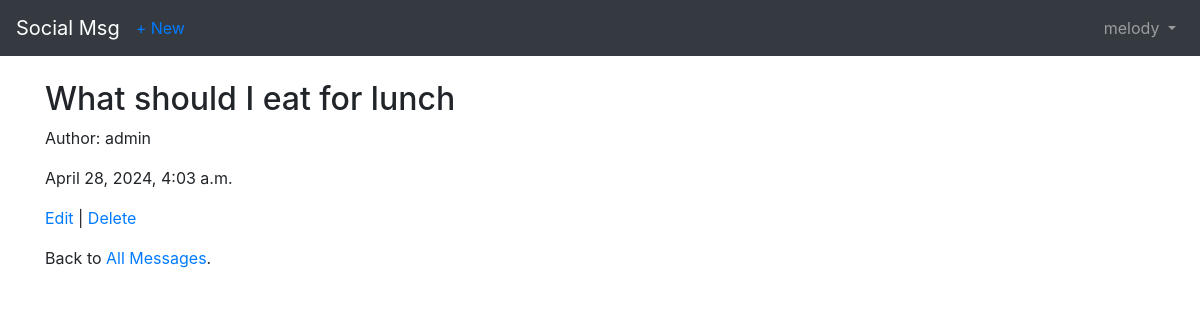
/posts/2/ (signed in), run on the app's committed database.
### users/models.py (models this page shows)
class CustomUser(AbstractUser):
    objects = CustomUserManager()

### posts/models.py (models this page shows, shortened)
class Post(models.Model):
    message = models.CharField(max_length=280)
    date = models.DateTimeField(auto_now_add=True)
    author = models.ForeignKey(
        settings.AUTH_USER_MODEL,
        on_delete=models.CASCADE,
    )

### posts/views.py (the view)
# urls.py: path('<int:pk>/', views.PostDetailView.as_view(), name="post_detail"),
class PostDetailView(LoginRequiredMixin, DetailView):
    model = models.Post
    template_name = 'post_detail.html'
    login_url = 'login'

### templates/post_detail.html
{% extends 'base.html' %}
{% block content %}
    <div class="post-entry">
        <h2>{{ object.message }}</h2>
            <p>Author: {{ object.author }}</p>
            <p>{{ object.date }}</p>
    </div>
    <p><a href="{% url 'post_edit' post.pk %}">Edit</a> | <a href="{% url 'post_delete' post.pk %}">Delete</a></p>
    <p>Back to <a href="{% url 'post_list' %}">All Messages</a>.</p>
{% endblock content %}

### templates/base.html (shortened to what this page needs)
<!doctype html>
<html lang="en">
  <head>
    <link rel="stylesheet" href="https://cdn.jsdelivr.net/npm/bootstrap@4.0.0/dist/css/bootstrap.min.css">
  </head>
  <body>
    <nav class="navbar navbar-expand-md navbar-dark bg-dark mb-4">
        <a class="navbar-brand" href="{% url 'home' %}">Social Msg</a>
        <ul class="navbar-nav mr-auto">
            <li class="nav-item"><a href="{% url 'post_new' %}">+ New</a></li>
        </ul>
        <div class="collapse navbar-collapse" id="navbarCollapse">
            {% if user.is_authenticated %}
                <ul class="navbar-nav ml-auto">
                    <li class="nav-item">
                        <a class="nav-link dropdown-toggle" href="#" id="userMenu" data-toggle="dropdown" aria-haspopup="true" aria-expanded="false">
                            {{ user.username }}
                        </a>
                    </li>
                </ul>
            {% else %}
                <form class="form-inline ml-auto">
                    <a href="{% url 'login' %}" class="btn btn-outline-secondary">Log in</a>
                    <a href="{% url 'signup' %}" class="btn btn-primary ml-2">Sign up</a>
                </form>
            {% endif %}
        </div>
    </nav>
    <div class = "container">
            {% block content %}
            {% endblock %}
    </div>
  </body>
</html>

### data on the page
CustomUser: username "melody"
Post: message "What should I eat for lunch", author "admin", date "April 28, 2024, 4:03 a.m."
